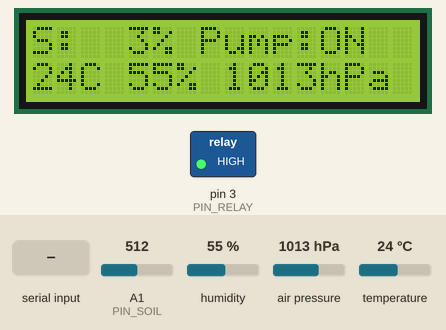
This sketch was run on a simulated Arduino Uno, built with avr-gcc and run on an emulated ATmega328P. Parts: 16×2 character LCD, switched loads named in the sketch (green lamp = pin HIGH). The test bench sets the inputs (shaded band); at power-on: A1 (PIN_SOIL) = 512, humidity 55 %, air pressure 1013 hPa, temperature 24 °C. What the sketch prints to the serial monitor is not drawn.

Above: at 3.2 s.
3.3 s: A1 (PIN_SOIL) set to 372
At 4.8 s:
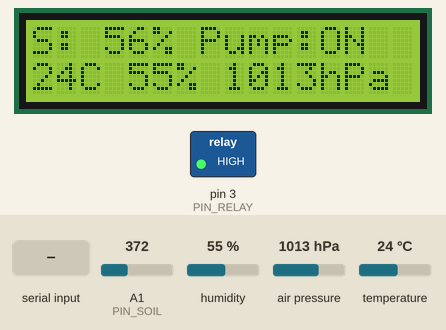
5.6 s: A1 (PIN_SOIL) set to 353
At 6.8 s:
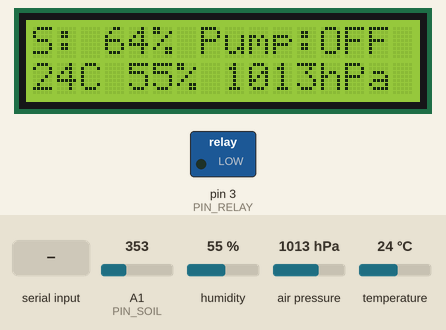
7.6 s: "1" received over Serial
At 9.3 s:
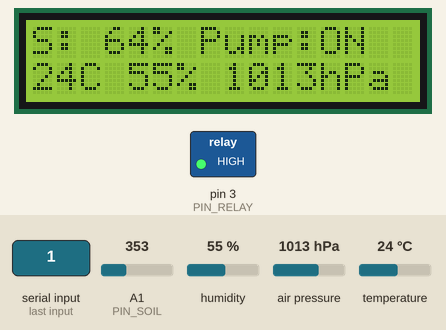
9.6 s: humidity set to 22 %
At 11.3 s:
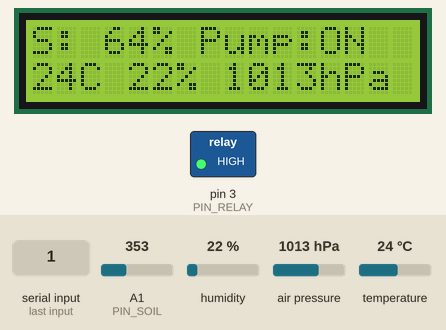
11.6 s: air pressure set to 952 hPa
At 13.1 s:
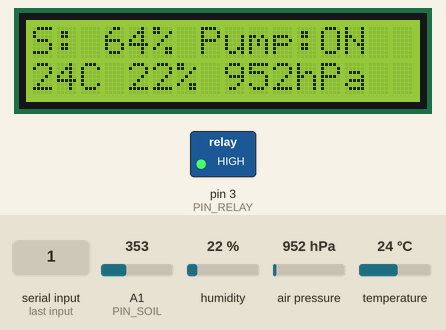
13.7 s: "0" received over Serial
At 15.3 s:
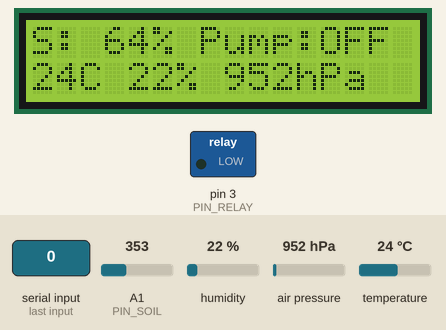
Timing chart, 0 to 16.6 s (numbered marks = the images above; inputs shaded):
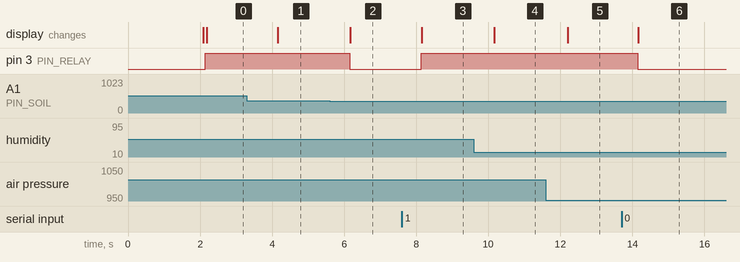

Measured:
- the behaviour switches between 365 and 364 on A1 (PIN_SOIL) (found by bisection; images 1 and 2)
- after the input at 3.3 s, the display: changes after 0.85 s (image 1)
- after the input at 5.6 s, pin 3 (PIN_RELAY): HIGH → LOW after 0.55 s; the display: changes after 0.57 s (image 2)
- after the input at 7.6 s, pin 3 (PIN_RELAY): LOW → HIGH after 0.55 s; the display: changes after 0.56 s (image 3)
- after the input at 9.6 s, the display: changes after 0.57 s (image 4)
- after the input at 11.6 s, the display: changes after 0.61 s (image 5)
- after the input at 13.7 s, pin 3 (PIN_RELAY): HIGH → LOW after 0.45 s; the display: changes after 0.47 s (image 6)

The sketch:

ASCIS.ino
```cpp
/*
 * ASCIS - Arduino-based Sensor Controlled Irrigation System
 * Target: Arduino Uno R3 (ATmega328P)
 *
 * Reads soil moisture, air temperature/humidity and (optionally) barometric
 * pressure, decides when to run the pump, switches it through a relay and shows
 * the live values on a 16x2 I2C LCD.
 *
 * Libraries (Arduino IDE -> Library Manager):
 *   - DHT sensor library            (Adafruit)  + Adafruit Unified Sensor
 *   - LiquidCrystal I2C             (Frank de Brabander)
 *   - Adafruit BMP085 Library       (works for the BMP180) + Adafruit BusIO
 *
 * Serial commands (9600 baud):
 *   1 = pump ON (manual)   0 = pump OFF (manual)   a = back to AUTO / clear lockout
 *   s = print status
 */

#include <Arduino.h>
#include <Wire.h>
#include <DHT.h>
#include <LiquidCrystal_I2C.h>
#include "config.h"
#if USE_BMP180
#include <Adafruit_BMP085.h>
#endif

static_assert(SOIL_RAW_DRY != SOIL_RAW_WET, "SOIL_RAW_DRY and SOIL_RAW_WET must differ");
static_assert(MOISTURE_ON_PCT < MOISTURE_OFF_PCT, "MOISTURE_ON_PCT must be below MOISTURE_OFF_PCT");

#define PUMP_MAX_RUN_MS   (PUMP_MAX_RUN_S * 1000UL)
#define PUMP_MIN_REST_MS  (PUMP_MIN_REST_S * 1000UL)
#define RELAY_ON_LEVEL    (RELAY_ACTIVE_LOW ? LOW : HIGH)
#define RELAY_OFF_LEVEL   (RELAY_ACTIVE_LOW ? HIGH : LOW)

/* ------------------------------ devices ------------------------------ */
DHT dht(PIN_DHT, DHT_TYPE);
LiquidCrystal_I2C lcd(LCD_I2C_ADDR, 16, 2);
#if USE_BMP180
Adafruit_BMP085 bmp;
static bool bmpOk = false;
#endif

/* ------------------------------- state -------------------------------- */
enum Mode : uint8_t { MODE_AUTO, MODE_FORCE_ON, MODE_FORCE_OFF };

static Mode     mode          = MODE_AUTO;
static bool     pumpOn        = false;
static bool     pumpHasRun    = false;   // false until the first cycle finishes
static bool     lockout       = false;   // set by repeated failed cycles or current protection
static uint8_t  failedCycles  = 0;
static uint32_t pumpStartMs   = 0;
static uint32_t pumpStopMs    = 0;
static uint32_t lastSampleMs  = 0;

static int      soilRaw       = 0;
static int      soilPct       = 0;
static bool     soilFault     = false;
static float    tempC         = NAN;
static float    humidity      = NAN;
static float    pressureHpa   = NAN;
static bool     rainLikely    = false;

#if USE_BMP180
static float    pHist[PRESSURE_HIST_LEN];
static uint8_t  pIdx          = 0;
static uint8_t  pCount        = 0;
static uint32_t lastPressureMs = 0;
#endif

#if USE_CURRENT_SENSOR
static float    currentA      = 0.0f;
static float    currentZeroRaw = 512.0f;
#endif

static inline uint32_t since(uint32_t t) { return millis() - t; }

/* ------------------------------- pump --------------------------------- */
static void pumpWrite(bool on) {
  digitalWrite(PIN_RELAY, on ? RELAY_ON_LEVEL : RELAY_OFF_LEVEL);
#if USE_MOSFET_DRIVER
  digitalWrite(PIN_MOSFET_GATE, on ? HIGH : LOW);
#endif
}

static void pumpStart(const __FlashStringHelper *why) {
  pumpWrite(true);
  pumpOn = true;
  pumpStartMs = millis();
  Serial.print(F("[pump] ON  - "));
  Serial.println(why);
}

static void pumpStop(const __FlashStringHelper *why) {
  pumpWrite(false);
  pumpOn = false;
  pumpHasRun = true;
  pumpStopMs = millis();
  Serial.print(F("[pump] OFF - "));
  Serial.println(why);
}

static void enterLockout(const __FlashStringHelper *why) {
  lockout = true;
  Serial.print(F("[!] LOCKOUT: "));
  Serial.println(why);
  Serial.println(F("    Check tank, pipes and pump, then send 'a' to resume."));
}

/* ------------------------------ sensors ------------------------------- */
static void readSoil() {
  (void)analogRead(PIN_SOIL);                       // discard first sample after mux switch
  uint32_t sum = 0;
  for (uint8_t i = 0; i < SOIL_SAMPLES; i++) {
    sum += analogRead(PIN_SOIL);
    delay(5);
  }
  soilRaw = (int)(sum / SOIL_SAMPLES);
  soilFault = SOIL_FAULT_CHECK && (soilRaw < SOIL_RAW_MIN_VALID || soilRaw > SOIL_RAW_MAX_VALID);
  long pct = map(soilRaw, SOIL_RAW_DRY, SOIL_RAW_WET, 0, 100);   // map() handles reversed ranges
  soilPct = (int)constrain(pct, 0L, 100L);
}

static void readAir() {
  tempC    = dht.readTemperature();                 // NaN when the read fails
  humidity = dht.readHumidity();
}

#if USE_BMP180
// Keep a 3 h history (one sample per PRESSURE_SAMPLE_MIN) and flag a falling trend.
static void updatePressure() {
  if (!bmpOk) return;
  pressureHpa = bmp.readPressure() / 100.0f;
  if (pCount == 0 || since(lastPressureMs) >= PRESSURE_SAMPLE_MIN * 60000UL) {
    lastPressureMs = millis();
    pHist[pIdx] = pressureHpa;
    pIdx = (pIdx + 1) % PRESSURE_HIST_LEN;
    if (pCount < PRESSURE_HIST_LEN) pCount++;
    if (pCount == PRESSURE_HIST_LEN) {              // window full: pHist[pIdx] is the oldest
      rainLikely = (pHist[pIdx] - pressureHpa) >= PRESSURE_DROP_HPA;
    }
  }
}
#endif

#if USE_CURRENT_SENSOR
static float readCurrentRaw() {
  uint32_t sum = 0;
  for (uint8_t i = 0; i < CURRENT_SAMPLES; i++) sum += analogRead(PIN_CURRENT);
  return sum / (float)CURRENT_SAMPLES;
}

static void readCurrent() {
  currentA = fabsf((readCurrentRaw() - currentZeroRaw) * (5.0f / 1023.0f) / CURRENT_SENS_V_PER_A);
}
#endif

/* ---------------------------- control logic --------------------------- */
// Hot weather dries the soil faster -> start earlier; cool weather -> start later.
static int startThreshold() {
  int t = MOISTURE_ON_PCT;
  if (!isnan(tempC)) {
    if (tempC >= HOT_TEMP_C)       t += HOT_BONUS_PCT;
    else if (tempC <= COOL_TEMP_C) t -= COOL_PENALTY_PCT;
  }
  return constrain(t, 5, MOISTURE_OFF_PCT - 5);
}

static void controlPump() {
#if USE_CURRENT_SENSOR
  if (pumpOn && since(pumpStartMs) >= CURRENT_GRACE_MS) {
    if (currentA > OVERCURRENT_A) {
      pumpStop(F("overcurrent"));
      enterLockout(F("pump current too high (jam?)"));
    } else if (currentA < DRYRUN_MIN_A) {
      pumpStop(F("no load current"));
      enterLockout(F("pump draws no current (dry run / wiring?)"));
    }
  }
#endif

  if (lockout) {
    if (pumpOn) pumpStop(F("lockout"));
    return;
  }

  if (mode == MODE_FORCE_OFF) {
    if (pumpOn) pumpStop(F("manual off"));
    return;
  }

  if (mode == MODE_FORCE_ON) {
    if (!pumpOn) {
      pumpStart(F("manual on"));
    } else if (since(pumpStartMs) >= PUMP_MAX_RUN_MS) {
      pumpStop(F("manual run limit"));
      mode = MODE_AUTO;
    }
    return;
  }

  /* ---- AUTO ---- */
  if (soilFault) {
    if (pumpOn) pumpStop(F("soil sensor fault"));
    return;
  }

  if (pumpOn) {
    if (soilPct >= MOISTURE_OFF_PCT) {
      pumpStop(F("target moisture reached"));
      failedCycles = 0;
    } else if (since(pumpStartMs) >= PUMP_MAX_RUN_MS) {
      pumpStop(F("max run time, soil still dry"));
      if (++failedCycles >= MAX_FAILED_CYCLES) {
        enterLockout(F("soil never reached target (empty tank / blocked pipe?)"));
      }
    }
    return;
  }

  const bool rested   = !pumpHasRun || since(pumpStopMs) >= PUMP_MIN_REST_MS;
  const bool dry      = soilPct < startThreshold();
  const bool critical = soilPct <= MOISTURE_CRITICAL_PCT;
  if (dry && rested && (!rainLikely || critical)) {
    pumpStart(F("soil dry"));
  }
}

/* ------------------------------ user output --------------------------- */
static void showLcd() {
  char l1[17], l2[17], tmp[32], ts[8], hs[8], ps[10];

  snprintf(l1, sizeof(l1), "S:%3d%% Pump:%-3s ", soilPct, pumpOn ? "ON" : "OFF");

  if (lockout) {
    snprintf(l2, sizeof(l2), "%-16s", "CHECK WATER/PUMP");
  } else if (soilFault) {
    snprintf(l2, sizeof(l2), "%-16s", "SOIL SENSOR ERR");
  } else {
    if (isnan(tempC))    strcpy(ts, "--C");   else snprintf(ts, sizeof(ts), "%dC", (int)(tempC + 0.5f));
    if (isnan(humidity)) strcpy(hs, "--%");   else snprintf(hs, sizeof(hs), "%d%%", (int)(humidity + 0.5f));
    ps[0] = '\0';
#if USE_BMP180
    if (!isnan(pressureHpa)) snprintf(ps, sizeof(ps), "%dhPa", (int)(pressureHpa + 0.5f));
#endif
    snprintf(tmp, sizeof(tmp), "%s %s %s", ts, hs, ps);
    snprintf(l2, sizeof(l2), "%-16.16s", tmp);
  }

  lcd.setCursor(0, 0);
  lcd.print(l1);
  lcd.setCursor(0, 1);
  lcd.print(l2);
}

static const __FlashStringHelper *modeName() {
  switch (mode) {
    case MODE_FORCE_ON:  return F("MANUAL-ON");
    case MODE_FORCE_OFF: return F("MANUAL-OFF");
    default:             return F("AUTO");
  }
}

static void logStatus() {
  Serial.print(F("t="));            Serial.print(millis() / 1000UL);
  Serial.print(F("s soil_raw="));   Serial.print(soilRaw);
  Serial.print(F(" soil="));        Serial.print(soilPct);
  Serial.print(F("% temp="));       Serial.print(tempC, 1);
  Serial.print(F("C rh="));         Serial.print(humidity, 0);
#if USE_BMP180
  Serial.print(F("% p="));          Serial.print(pressureHpa, 1);
  Serial.print(F("hPa rain="));     Serial.print(rainLikely ? F("likely") : F("no"));
#endif
#if USE_CURRENT_SENSOR
  Serial.print(F(" I="));           Serial.print(currentA, 2);
  Serial.print(F("A"));
#endif
  Serial.print(F(" start<"));       Serial.print(startThreshold());
  Serial.print(F("% pump="));       Serial.print(pumpOn ? F("ON") : F("OFF"));
  Serial.print(F(" mode="));        Serial.print(modeName());
  if (soilFault) Serial.print(F(" [SOIL FAULT]"));
  if (lockout)   Serial.print(F(" [LOCKOUT]"));
  Serial.println();
}

/* ----------------------------- serial commands ------------------------ */
static void handleSerial() {
  while (Serial.available()) {
    char c = (char)Serial.read();
    switch (c) {
      case '1':
        if (lockout) Serial.println(F("Locked out - send 'a' first."));
        else { mode = MODE_FORCE_ON;  Serial.println(F("Manual: pump ON (limited to max run time)")); }
        break;
      case '0':
        mode = MODE_FORCE_OFF;
        Serial.println(F("Manual: pump OFF"));
        break;
      case 'a':
      case 'A':
        mode = MODE_AUTO;
        lockout = false;
        failedCycles = 0;
        Serial.println(F("AUTO mode, lockout cleared"));
        break;
      case 's':
      case 'S':
        logStatus();
        break;
      default:
        break;   // ignore CR/LF and anything else
    }
  }
}

/* ------------------------------- Arduino ------------------------------- */
void setup() {
  // Set the output level BEFORE switching to OUTPUT so the pump never glitches on at boot.
  digitalWrite(PIN_RELAY, RELAY_OFF_LEVEL);
  pinMode(PIN_RELAY, OUTPUT);
#if USE_MOSFET_DRIVER
  digitalWrite(PIN_MOSFET_GATE, LOW);
  pinMode(PIN_MOSFET_GATE, OUTPUT);
#endif

  Serial.begin(SERIAL_BAUD);
  Serial.println(F("ASCIS starting..."));

  lcd.init();
  lcd.backlight();
  lcd.setCursor(0, 0);
  lcd.print(F("ASCIS irrigation"));
  lcd.setCursor(0, 1);
  lcd.print(F("starting..."));

  dht.begin();

#if USE_BMP180
  bmpOk = bmp.begin();
  if (!bmpOk) Serial.println(F("BMP180 not found - rain heuristic disabled"));
#endif

#if USE_CURRENT_SENSOR
  currentZeroRaw = readCurrentRaw();               // pump is off here -> this is the zero-current level
#endif

  delay(2000);                                     // splash + let the DHT22 settle
  lcd.clear();
  lastSampleMs = millis() - SAMPLE_INTERVAL_MS;    // first measurement right away
}

void loop() {
  handleSerial();

  if (since(lastSampleMs) < SAMPLE_INTERVAL_MS) return;
  lastSampleMs = millis();

  readSoil();

#if CALIBRATION_MODE
  Serial.print(F("soil_raw=")); Serial.println(soilRaw);
  lcd.setCursor(0, 0); lcd.print(F("CALIBRATION     "));
  lcd.setCursor(0, 1); lcd.print(F("raw: "));
  lcd.print(soilRaw);  lcd.print(F("     "));
  return;                                          // pump stays off
#endif

  readAir();
#if USE_BMP180
  updatePressure();
#endif
#if USE_CURRENT_SENSOR
  readCurrent();
#endif

  controlPump();
  showLcd();
  logStatus();
}
```

config.h
```cpp
/*
 * ASCIS - configuration
 * All pin numbers, hardware options and tuning values live here so the
 * main sketch never needs editing for a different wiring or crop.
 */
#ifndef ASCIS_CONFIG_H
#define ASCIS_CONFIG_H

/* ------------------------------------------------------------------ */
/* Pin map (traced from docs/images/circuit-diagram.png)              */
/* ------------------------------------------------------------------ */
#define PIN_DHT           2     // DHT22 data (10 k pull-up to 5 V on the breadboard)
#define PIN_RELAY         3     // Relay module signal input (IN / S)
#define PIN_MOSFET_GATE   5     // Gate of the breadboard MOSFET - only used if USE_MOSFET_DRIVER = 1
#define PIN_SOIL          A1    // Soil moisture sensor SIG
#define PIN_CURRENT       A3    // Current sensor OUT (only used if USE_CURRENT_SENSOR = 1)
// I2C bus: A4 = SDA, A5 = SCL  (16x2 LCD backpack + BMP180 share it)

/* ------------------------------------------------------------------ */
/* Hardware options                                                   */
/* ------------------------------------------------------------------ */
#define DHT_TYPE          DHT22 // DHT22 or DHT11
#define LCD_I2C_ADDR      0x27  // Try 0x3F if the LCD stays blank
#define RELAY_ACTIVE_LOW  0     // 1 if your relay board switches ON when the pin goes LOW
#define USE_BMP180        1     // Barometric pressure -> simple rain heuristic
#define USE_MOSFET_DRIVER 0     // 1 = also drive PIN_MOSFET_GATE together with the relay
#define USE_CURRENT_SENSOR 0    // 1 = pump current protection (needs the sensor wired in series with the pump)

/* ------------------------------------------------------------------ */
/* Soil moisture calibration                                          */
/* ------------------------------------------------------------------ */
// Set CALIBRATION_MODE to 1, upload, open the Serial Monitor (9600 baud):
//   - sensor in dry air   -> note the value -> SOIL_RAW_DRY
//   - sensor in a glass of water (to the line) -> note it -> SOIL_RAW_WET
// Works for sensors that read higher when wet AND ones that read lower.
// The numbers below are PLACEHOLDERS - replace them with your own readings.
#define CALIBRATION_MODE  0
#define SOIL_RAW_DRY      520
#define SOIL_RAW_WET      260
#define SOIL_SAMPLES      10    // readings averaged per measurement

// A raw reading outside this window means a wire is loose/shorted -> treated as a fault
#define SOIL_FAULT_CHECK  1
#define SOIL_RAW_MIN_VALID 3
#define SOIL_RAW_MAX_VALID 1020

/* ------------------------------------------------------------------ */
/* Watering logic                                                     */
/* ------------------------------------------------------------------ */
#define MOISTURE_ON_PCT        35   // start watering below this (before weather adjustment)
#define MOISTURE_OFF_PCT       60   // stop watering at/above this
#define MOISTURE_CRITICAL_PCT  15   // water even if rain is expected

#define HOT_TEMP_C             35.0f  // at/above: soil dries faster -> start earlier
#define HOT_BONUS_PCT          5
#define COOL_TEMP_C            15.0f  // at/below: slower drying -> start later
#define COOL_PENALTY_PCT       5

#define PUMP_MAX_RUN_S         300UL  // hard limit for one watering cycle
#define PUMP_MIN_REST_S        600UL  // let water soak in before judging again
#define MAX_FAILED_CYCLES      3      // cycles that hit the limit without reaching the target -> lock out

#define SAMPLE_INTERVAL_MS     2000UL // DHT22 needs >= 2 s between reads

/* ------------------------------------------------------------------ */
/* Rain heuristic (BMP180)                                            */
/* ------------------------------------------------------------------ */
// Pressure is stored every PRESSURE_SAMPLE_MIN minutes; a fall of at least
// PRESSURE_DROP_HPA over the last ~3 hours is treated as "rain likely".
#define PRESSURE_SAMPLE_MIN    15UL
#define PRESSURE_HIST_LEN      13     // 13 samples x 15 min = 3 h window
#define PRESSURE_DROP_HPA      4.0f

/* ------------------------------------------------------------------ */
/* Pump current protection (ACS712 style sensor, only if enabled)     */
/* ------------------------------------------------------------------ */
#define CURRENT_SENS_V_PER_A   0.185f // 5 A module = 0.185, 20 A = 0.100, 30 A = 0.066
#define CURRENT_SAMPLES        50
#define CURRENT_GRACE_MS       2000UL // ignore the start-up surge
#define OVERCURRENT_A          2.0f   // stalled / jammed pump
#define DRYRUN_MIN_A           0.05f  // pump "on" but drawing nothing

#define SERIAL_BAUD            9600

#endif
```
